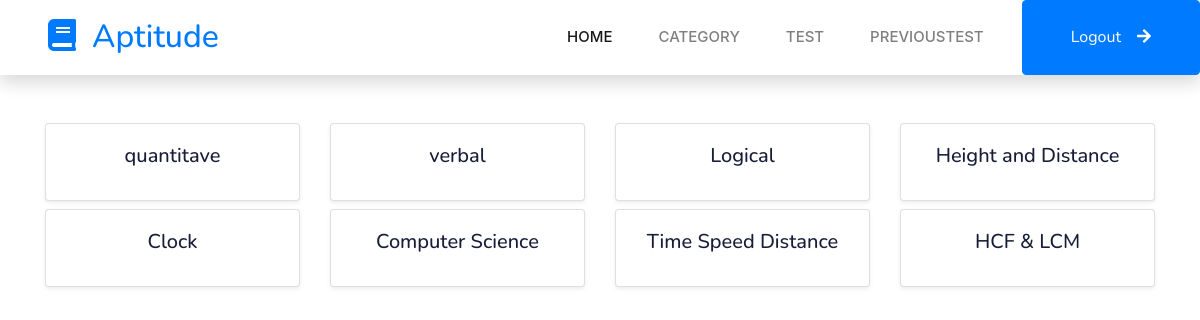
Page /User/Category/ on the earlier database version.
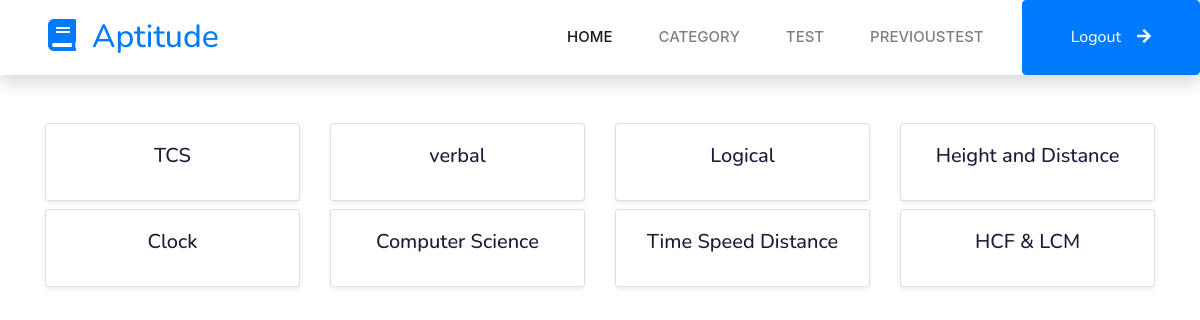
Same page on the later database version.
### Admin/models.py (models this page shows)
class tbl_category(models.Model):
    category_id = models.AutoField(primary_key=True)
    category_name = models.CharField(max_length=50)

### User/views.py (the view)
# urls.py: path('Category/', views.Category,name='Category'),
def Category(request):
    categories = tbl_category.objects.all()
    return render(request, 'User/Category.html', {'categories': categories})

### User/Templates/User/Category.html (shortened to what this page needs)
{% extends 'User/Include.html' %} {% load static %} {% block content %}
<!DOCTYPE html>
<html lang="en">
  <head>
    <link
      href="https://stackpath.bootstrapcdn.com/bootstrap/4.5.2/css/bootstrap.min.css"
      rel="stylesheet"
    />
  </head>
  <body onload="sessionStorage.clear()">
    <div class="container">
        <div class="row justify-content-center mt-5">
            {% for category in categories %}
            <a class="col-md-3" href="{% url 'user:Questions' category.category_id %}" style="text-decoration: none;">
                <div class="card mb-2 shadow-sm">
                    <div class="card-body">
                        <h5 class="card-title text-center">{{ category.category_name }}</h5>
                    </div>
                </div>
            </a>
            {% endfor %}
        </div>
    </div>
</body>
</html>
{% endblock %}

Differences in the rows shown:
changed tbl_category: category_name "quantitave" → "TCS"
